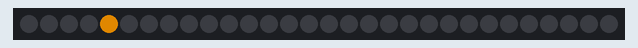
Simulated run of this program. Board: Raspberry Pi Pico running MicroPython. Shown: 30 RGB LEDs in strip order, left to right. Dim RGB values are drawn brighter than linear; random numbers come from a fixed seed.

Above: at 0.05 s.
At 2.68 s:
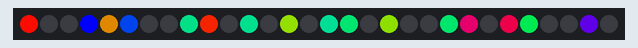
At 10.76 s:
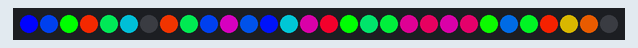
At 15.92 s:
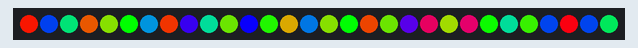
At 21.58 s:
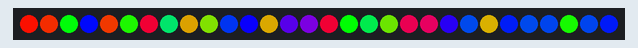
At 39.88 s:
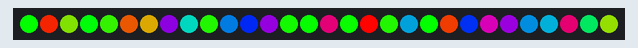

The program:

10-random-colors.py
```python
# Lab 10: Random Colors
# Filename: 10-random-colors.py
# Version: 1.0.0
#
# Color-wheel colors appear at random places along the strip.

from machine import Pin
from neopixel import NeoPixel
from utime import sleep
from urandom import randint
# https://docs.micropython.org/en/latest/library/random.html
import config

# hardware settings from config.py
NEOPIXEL_PIN = config.NEOPIXEL_PIN
NUMBER_PIXELS = config.NUMBER_PIXELS

strip = NeoPixel(Pin(NEOPIXEL_PIN), NUMBER_PIXELS)

red = (255, 0, 0)
orange = (140, 60, 0)
yellow = (255, 255, 0)
green = (0, 255, 0)
blue = (0, 0, 255)
# cyan = (0, 255, 255)
indigo = (75, 0, 130)
violet = (138, 43, 226)
white = (128, 128, 128)
colors = (red, orange, yellow, green, blue, indigo, violet)
color_count = len(colors)
levels = [255, 128, 64, 32, 16, 8, 4, 2, 1]
level_count = len(levels)

def wheel(pos):
    # Input a value 0 to 255 to get a color value.
    # The colors are a transition r - g - b - back to r.
    if pos < 0 or pos > 255:
        return (0, 0, 0)
    if pos < 85:
        return (255 - pos * 3, pos * 3, 0)
    if pos < 170:
        pos -= 85
        return (0, 255 - pos * 3, pos * 3)
    pos -= 170
    return (pos * 3, 0, 255 - pos * 3)

# offset should be incremented by one for motion
def draw_random_color():
    random_offset = randint(0, NUMBER_PIXELS-1)
    random_color = randint(0, 255)
    strip[random_offset] = wheel(random_color)
    strip.write()

def clear():
    for i in range(0, NUMBER_PIXELS):
        strip[i] = (0,0,0)
    strip.write()

# setup
counter = 0
clear()

# main loop
while True:
    draw_random_color()
    sleep(.1)
```

config.py
```python
# Moving Rainbow Configuration file
# Filename: config.py
# Version: 1.0.0
#
# This file contains the hardware configuration for your kit.
# It is imported by each program.
NEOPIXEL_PIN = 0
NUMBER_PIXELS = 30
BUTTON_PIN_1 = 15
BUTTON_PIN_2 = 14
```
